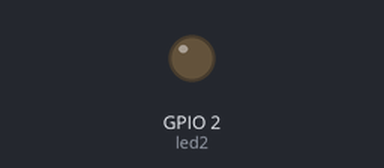
A program run on a simulated ESP32 board running MicroPython. Parts: output pins drawn as LEDs (lit = HIGH). What the program prints to the serial console is not drawn.

Above: at 0.15 s.
Timing chart, 0 to 1.6 s (numbered marks = the images above):
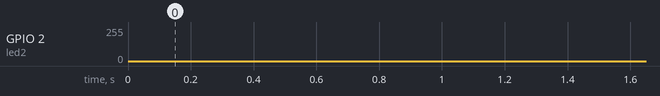

The program:

03-PWM___.py
```python
from machine import Pin, PWM
import time

'''
led2 = PWM(Pin(2))
print("当前频率为"+str(led2.freq()))
led2.freq(1000)
print("当前频率为"+str(led2.freq()))
led2.duty(100)
print("当前占空比为"+str(led2.duty()))
'''

led2 = PWM(Pin(2))
led2.freq(1000)


while True:
    #变亮
    for i in range(0, 1024):
        led2.duty(i)
        print(led2.duty())
        time.sleep_ms(1)

    #变暗
    for i in range(1023, -1, -1):
        led2.duty(i)
        print(led2.duty())
        time.sleep_ms(1)
    time.sleep_ms(100)
    
```
